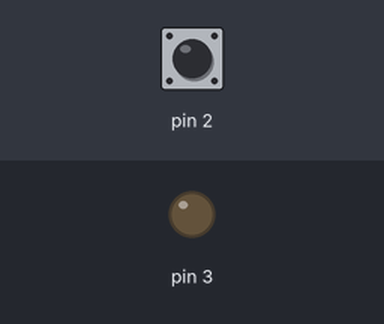
Bench run of a sketch on a simulated Arduino Uno, built with avr-gcc and run on an emulated ATmega328P. On the bench: output pins drawn as LEDs (lit = HIGH). Dashed ring = blinking. Inputs (shaded band) come from the test bench; at power-on: pin 2 HIGH.

Above: at 1.2 s.
1.3 s: pin 2 pulsed LOW 2 times (0.12 s each, 0.3 s apart)
At 1.8 s:
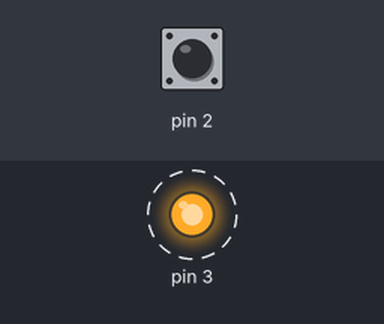
Timing chart, 0 to 10.9 s (numbered marks = the images above; inputs shaded):
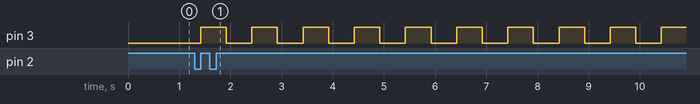

Measured:
- after the input at 1.3 s, pin 3: alternates HIGH for 0.50 s and LOW for 0.50 s, starting after 0.12 s

The sketch:

main.ino
```cpp
int switchState = 0;
int lastTick = LOW;

void setup() {
  // put your setup code here, to run once:
  pinMode(3, OUTPUT);
  pinMode(2, INPUT);
  Serial.begin(9600);
}

void loop() {
  lastTick = digitalRead(2);
  if (lastTick == 0) {
    if (digitalRead(2) == 1) {
      if (switchState == 0) {
        switchState = 1;
      } else if (switchState == 1) {
        switchState = 0;
      }
    } else if (lastTick == 1) {
      Serial.println("do nothing");
    }
  }
  while (switchState == 1) {
    digitalWrite(3, HIGH);
    delay(500);
    digitalWrite(3, LOW);
    delay(500);
  }
  digitalWrite(3, LOW);
}
```
